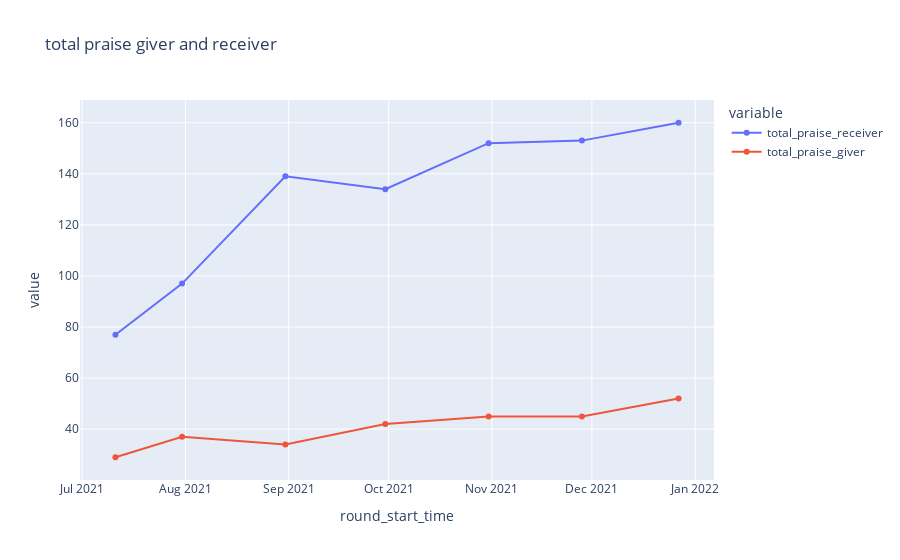

The code cell stored with this chart in its notebook:
### Markdown cell above
### How many people receiving praise?

### Code cell
round_stats['total_praise_receiver'] = [len(np.unique(allrounds_df['round-'+str(kr)]['TO USER ACCOUNT'])) for kr in rounds]
px.line(round_stats,x='round_start_time',y=['total_praise_receiver','total_praise_giver'],markers=True,title='total praise giver and receiver')

### Figure 1 — Plotly figure (JSON) as saved in the notebook; plotly's stock layout.template omitted (floating-point values rounded to 4 significant figures)
{"data": [{"hovertemplate": "variable=total_praise_receiver<br>round_start_time=%{x}<br>value=%{y}<extra></extra>", "legendgroup": "total_praise_receiver", "line": {"color": "#636efa", "dash": "solid"}, "marker": {"symbol": "circle"}, "mode": "lines+markers", "name": "total_praise_receiver", "orientation": "v", "showlegend": true, "type": "scatter", "x": ["2021-07-11", "2021-07-31", "2021-08-31", "2021-09-30", "2021-10-31", "2021-11-28", "2021-12-27"], "xaxis": "x", "y": [77, 97, 139, 134, 152, 153, 160], "yaxis": "y"}, {"hovertemplate": "variable=total_praise_giver<br>round_start_time=%{x}<br>value=%{y}<extra></extra>", "legendgroup": "total_praise_giver", "line": {"color": "#EF553B", "dash": "solid"}, "marker": {"symbol": "circle"}, "mode": "lines+markers", "name": "total_praise_giver", "orientation": "v", "showlegend": true, "type": "scatter", "x": ["2021-07-11", "2021-07-31", "2021-08-31", "2021-09-30", "2021-10-31", "2021-11-28", "2021-12-27"], "xaxis": "x", "y": [29, 37, 34, 42, 45, 45, 52], "yaxis": "y"}], "layout": {"legend": {"title": {"text": "variable"}, "tracegroupgap": 0}, "title": {"text": "total praise giver and receiver"}, "xaxis": {"anchor": "y", "domain": [0, 1], "title": {"text": "round_start_time"}}, "yaxis": {"anchor": "x", "domain": [0, 1], "title": {"text": "value"}}}}
